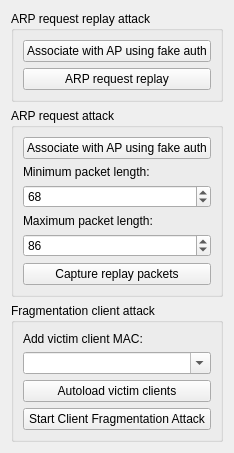
          <widget class="QWidget" name="page">
           <property name="geometry">
            <rect>
             <x>0</x>
             <y>0</y>
             <width>212</width>
             <height>432</height>
            </rect>
           </property>
           <attribute name="label">
            <string>WEP Attacks (with clients)</string>
           </attribute>
           <layout class="QVBoxLayout">
            <item>
             <widget class="QGroupBox" name="buttonGroup1_2_2_3">
              <property name="title">
               <string>ARP request replay attack</string>
              </property>
              <property name="flat">
               <bool>false</bool>
              </property>
              <property name="checkable">
               <bool>false</bool>
              </property>
              <layout class="QVBoxLayout">
               <item>
                <widget class="QPushButton" name="button_wep_assoc_fake_auth_rep">
                 <property name="text">
                  <string>Associate with AP using fake auth</string>
                 </property>
                </widget>
               </item>
               <item>
                <widget class="QPushButton" name="button_wep_start_rep">
                 <property name="text">
                  <string>ARP request replay</string>
                 </property>
                </widget>
               </item>
              </layout>
             </widget>
            </item>
            <item>
             <widget class="QGroupBox" name="buttonGroup1_2_2_2_3">
              <property name="title">
               <string>ARP request attack</string>
              </property>
              <layout class="QVBoxLayout">
               <item>
                <widget class="QPushButton" name="button_wep_assoc_fake_auth_req">
                 <property name="text">
                  <string>Associate with AP using fake auth</string>
                 </property>
                </widget>
               </item>
               <item>
                <widget class="QLabel" name="textLabel6_3">
                 <property name="text">
                  <string>Minimum packet length:</string>
                 </property>
                 <property name="wordWrap">
                  <bool>false</bool>
                 </property>
                </widget>
               </item>
               <item>
                <widget class="QSpinBox" name="spin_wep_wireless_req">
                 <property name="maximum">
                  <number>90000</number>
                 </property>
                 <property name="value">
                  <number>68</number>
                 </property>
                </widget>
               </item>
               <item>
                <widget class="QLabel" name="textLabel7_2">
                 <property name="text">
                  <string>Maximum packet length:</string>
                 </property>
                 <property name="wordWrap">
                  <bool>false</bool>
                 </property>
                </widget>
               </item>
               <item>
                <widget class="QSpinBox" name="spin_wep_wired_req">
                 <property name="maximum">
                  <number>90000</number>
                 </property>
                 <property name="value">
                  <number>86</number>
                 </property>
                </widget>
               </item>
               <item>
                <widget class="QPushButton" name="button_wep_capture_req">
                 <property name="text">
                  <string>Capture replay packets</string>
                 </property>
                </widget>
               </item>
              </layout>
             </widget>
            </item>
            <item>
             <widget class="QGroupBox" name="buttonGroup1_2_2_2_2_2">
              <property name="title">
               <string>Fragmentation client attack</string>
              </property>
              <layout class="QVBoxLayout">
               <item>
                <widget class="QLabel" name="textLabel6_2_2">
                 <property name="text">
                  <string>Add victim client MAC:</string>
                 </property>
                 <property name="wordWrap">
                  <bool>false</bool>
                 </property>
                </widget>
               </item>
               <item>
                <widget class="QComboBox" name="combo_wep_mac_cfrag">
                 <property name="editable">
                  <bool>true</bool>
                 </property>
                </widget>
               </item>
               <item>
                <widget class="QPushButton" name="button_wep_autoload_clients_cfrag">
                 <property name="text">
                  <string>Autoload victim clients</string>
                 </property>
                </widget>
               </item>
               <item>
                <widget class="QPushButton" name="button_wep_arp_inj_cfrag">
                 <property name="text">
                  <string>Start Client Fragmentation Attack</string>
                 </property>
                </widget>
               </item>
              </layout>
             </widget>
            </item>
            <item>
             <spacer name="spacer25_2">
              <property name="orientation">
               <enum>Qt::Vertical</enum>
              </property>
              <property name="sizeType">
               <enum>QSizePolicy::Expanding</enum>
              </property>
              <property name="sizeHint" stdset="0">
               <size>
                <width>41</width>
                <height>20</height>
               </size>
              </property>
             </spacer>
            </item>
           </layout>
          </widget>
